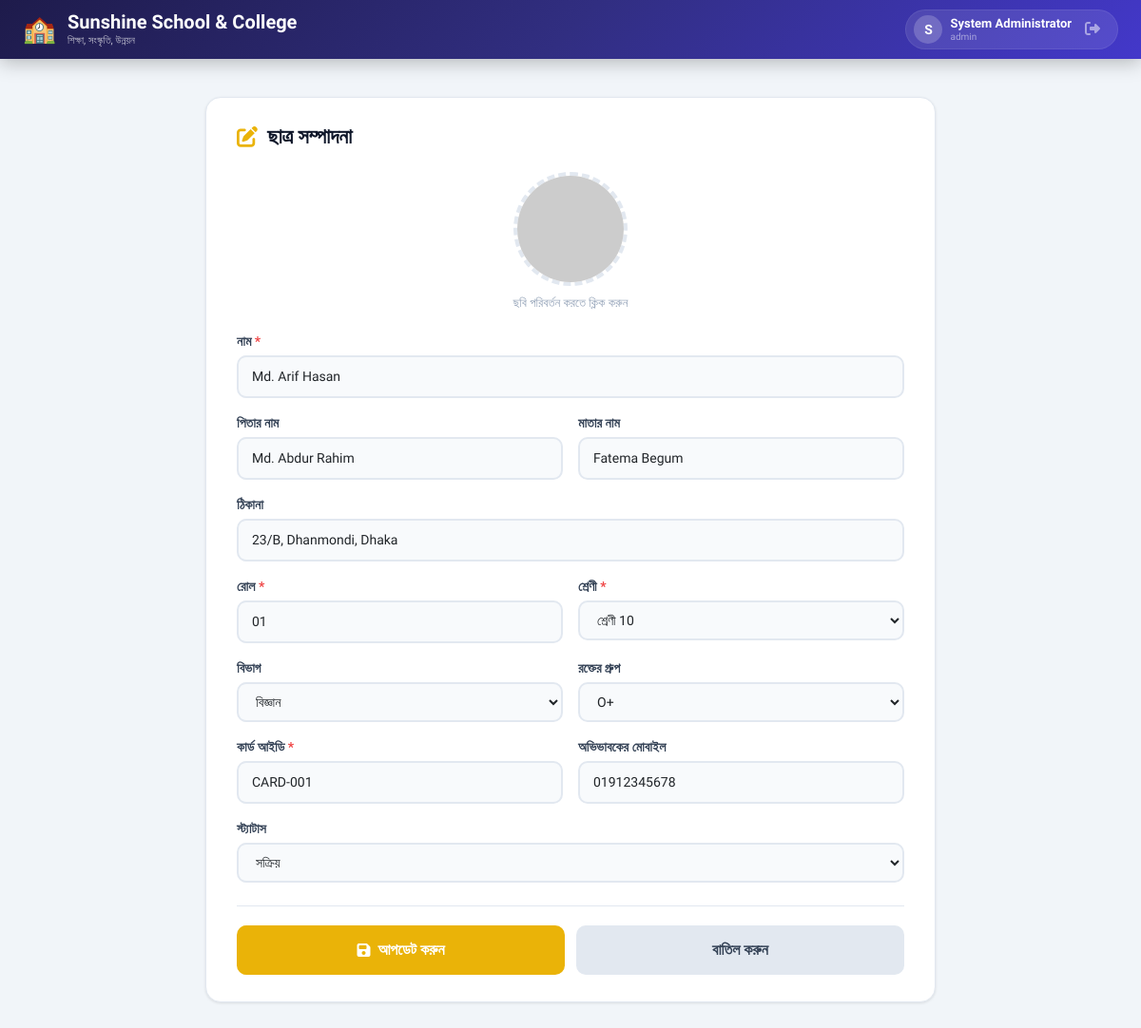
/admin/students/edit.php?id=1 (signed in), run on the app's committed database.
### tables this page shows
CREATE TABLE `students` (
  `id` int(11) NOT NULL AUTO_INCREMENT,
  `student_id` varchar(20) DEFAULT NULL,
  `name` varchar(100) NOT NULL,
  `father_name` varchar(100) DEFAULT NULL,
  `mother_name` varchar(100) DEFAULT NULL,
  `date_of_birth` date DEFAULT NULL,
  `gender` enum('Male','Female','Other') DEFAULT NULL,
  `address` text DEFAULT NULL,
  `phone` varchar(20) DEFAULT NULL,
  `guardian_phone` varchar(20) DEFAULT NULL,
  `email` varchar(100) DEFAULT NULL,
  `class` varchar(20) NOT NULL,
  `section` varchar(20) DEFAULT NULL,
  `roll` varchar(20) NOT NULL,
  `group_name` varchar(50) DEFAULT NULL,
  `blood_group` varchar(10) DEFAULT NULL,
  `card_id` varchar(50) NOT NULL,
  `photo_path` varchar(255) DEFAULT 'uploads/default.jpg',
  `admission_date` date DEFAULT NULL,
  `status` enum('active','inactive','graduated') DEFAULT 'active',
  `created_at` timestamp NOT NULL DEFAULT current_timestamp(),
  PRIMARY KEY (`id`),
  UNIQUE KEY `card_id` (`card_id`),
  UNIQUE KEY `roll` (`roll`),
  KEY `student_id` (`student_id`)
);

### admin/students/edit.php (the view, shortened to what this page needs)
<?php
require_once '../../config/db.php';
$id = isset($_GET['id']) ? (int)$_GET['id'] : 0;
$stmt = $conn->prepare("SELECT * FROM students WHERE id = :id");
$stmt->execute(['id' => $id]);
$student = $stmt->fetch();
?>
<?php include '../../includes/header.php'; ?>
<div class="form-container">
    <div class="form-card">
        <h2>
            <i class="fas fa-edit"></i> ছাত্র সম্পাদনা
        </h2>
        <form method="POST" enctype="multipart/form-data">
            <div class="photo-upload">
                <img id="preview" src="../../<?php echo htmlspecialchars($student['photo_path'] ?? 'uploads/default.jpg'); ?>"
                     class="preview" onclick="document.getElementById('photoInput').click()"
                     onerror="this.src='https://ui-avatars.com/api/?name=<?php echo urlencode($student['name']); ?>&background=eab308&color=fff&size=128'">
                <p class="hint">ছবি পরিবর্তন করতে ক্লিক করুন</p>
            </div>
            <div class="form-grid">
                <div class="full-width">
                    <div class="form-group">
                        <label>নাম <span class="required">*</span></label>
                        <input type="text" name="name" required value="<?php echo htmlspecialchars($student['name']); ?>">
                    </div>
                </div>
                <div>
                    <div class="form-group">
                        <label>পিতার নাম</label>
                        <input type="text" name="father_name" value="<?php echo htmlspecialchars($student['father_name']); ?>">
                    </div>
                </div>
                <div>
                    <div class="form-group">
                        <label>মাতার নাম</label>
                        <input type="text" name="mother_name" value="<?php echo htmlspecialchars($student['mother_name']); ?>">
                    </div>
                </div>
                <div class="full-width">
                    <div class="form-group">
                        <label>ঠিকানা</label>
                        <input type="text" name="address" value="<?php echo htmlspecialchars($student['address']); ?>">
                    </div>
                </div>
                <div>
                    <div class="form-group">
                        <label>রোল <span class="required">*</span></label>
                        <input type="text" name="roll" required value="<?php echo htmlspecialchars($student['roll']); ?>">
                    </div>
                </div>
                <div>
                    <div class="form-group">
                        <label>শ্রেণী <span class="required">*</span></label>
                        <select name="class" required>
                            <?php for($i=1; $i<=12; $i++): ?>
                                <option value="<?php echo $i; ?>" <?php echo $student['class'] == $i ? 'selected' : ''; ?>>শ্রেণী <?php echo $i; ?></option>
                            <?php endfor; ?>
                        </select>
                    </div>
                </div>
                <div>
                    <div class="form-group">
                        <label>বিভাগ</label>
                        <select name="group">
                            <option value="Science" <?php echo $student['group_name'] == 'Science' ? 'selected' : ''; ?>>বিজ্ঞান</option>
                        </select>
                    </div>
                </div>
                <div>
                    <div class="form-group">
                        <label>রক্তের গ্রুপ</label>
                        <select name="blood_group">
                            <?php foreach(['A+','A-','B+','B-','AB+','AB-','O+','O-'] as $bg): ?>
                                <option value="<?php echo $bg; ?>" <?php echo $student['blood_group'] == $bg ? 'selected' : ''; ?>><?php echo $bg; ?></option>
                            <?php endforeach; ?>
                        </select>
                    </div>
                </div>
                <div>
                    <div class="form-group">
                        <label>কার্ড আইডি <span class="required">*</span></label>
                        <input type="text" name="card_id" required value="<?php echo htmlspecialchars($student['card_id']); ?>">
                    </div>
                </div>
                <div>
                    <div class="form-group">
                        <label>অভিভাবকের মোবাইল</label>
                        <input type="text" name="guardian_phone" value="<?php echo htmlspecialchars($student['guardian_phone']); ?>">
                    </div>
                </div>
                <div class="full-width">
                    <div class="form-group">
                        <label>স্ট্যাটাস</label>
                        <select name="status">
                            <option value="active" <?php echo $student['status'] == 'active' ? 'selected' : ''; ?>>সক্রিয়</option>
                        </select>
                    </div>
                </div>
            </div>
            <div class="btn-row">
                <button type="submit" class="btn-submit">
                    <i class="fas fa-save"></i> আপডেট করুন
                </button>
                <a href="list.php" class="btn-cancel">বাতিল করুন</a>
            </div>
        </form>
    </div>
</div>
<?php include '../../includes/footer.php'; ?>

### includes/header.php (style rules this page uses)
* { font-family: 'Hind Siliguri', 'Segoe UI', sans-serif; box-sizing: border-box; }
body { background: #f1f5f9; margin: 0; padding: 0; min-height: 100vh; }

### admin/students/edit.php (style rules this page uses)
.form-container { max-width: 800px; margin: 0 auto; padding: 20px 16px; }
.form-card { background: white; border-radius: 16px; padding: 28px 32px; box-shadow: 0 1px 3px 0 rgb(0 0 0 / 0.1); border: 1px solid #e2e8f0; }
.form-card h2 { font-size: 22px; font-weight: 700; color: #0f172a; margin-bottom: 24px; display: flex; align-items: center; gap: 10px; }
.form-card h2 i { color: #eab308; }
.photo-upload { text-align: center; margin-bottom: 20px; }
.photo-upload .preview { width: 120px; height: 120px; border-radius: 50%; object-fit: cover; border: 4px dashed #e2e8f0; cursor: pointer; transition: all 0.3s ease; margin: 0 auto; }
.photo-upload .hint { font-size: 13px; color: #94a3b8; margin-top: 8px; }
.form-grid { display: grid; grid-template-columns: 1fr 1fr; gap: 16px; }
.form-grid .full-width { grid-column: span 2; }
.form-group label { display: block; font-size: 14px; font-weight: 600; color: #334155; margin-bottom: 4px; }
.form-group label .required { color: #ef4444; }
.form-group input, .form-group select { width: 100%; padding: 10px 14px; border: 2px solid #e2e8f0; border-radius: 10px; font-size: 14px; outline: none; transition: all 0.3s ease; background: #f8fafc; }
.btn-row { display: flex; gap: 12px; margin-top: 24px; padding-top: 20px; border-top: 1px solid #e2e8f0; }
.btn-submit { flex: 1; padding: 14px; border: none; border-radius: 10px; font-size: 16px; font-weight: 700; background: #eab308; color: white; cursor: pointer; transition: all 0.3s ease; display: flex; align-items: center; justify-content: center; gap: 8px; }
.btn-cancel { flex: 1; padding: 14px; border: none; border-radius: 10px; font-size: 16px; font-weight: 700; background: #e2e8f0; color: #334155; text-decoration: none; text-align: center; transition: all 0.3s ease; }

### data on the page
students: name "Md. Arif Hasan", father_name "Md. Abdur Rahim", mother_name "Fatema Begum", address "23/B, Dhanmondi, Dhaka", roll "01", class "শ্রেণী 10", group "বিজ্ঞান", blood_group "O+", card_id "CARD-001", guardian_phone "01912345678", status "সক্রিয়"

### other printed values
SITE_NAME "Sunshine School & College"
SITE_SLOGAN "শিক্ষা, সংস্কৃতি, উন্নয়ন"
substr($fullName, 0, 1) "S"
$fullName "System Administrator"
getRole() "admin"
